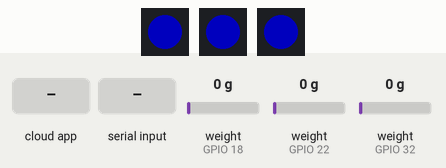
This sketch was run on a simulated ESP32. Parts: 3 × 1 RGB LEDs in strip order, left to right. Inputs (shaded band) come from the test bench; at power-on: weight on the scale (sensors on GPIO 18, GPIO 22, GPIO 32) 0 g. Dim RGB values are drawn brighter than linear; WiFi joins after 1.5 s; servers stay silent unless stated; the Firebase database answers and starts empty; what the sketch prints to the serial monitor is not drawn.

Above: at 6.6 s.
6.7 s: the phone or cloud app sets oneProductGrams to 25
At 14.8 s:
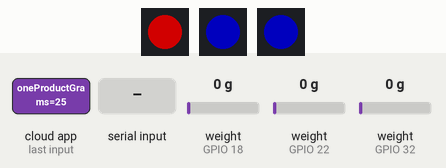
15.1 s: "s2\n" received over Serial
At 21.0 s:
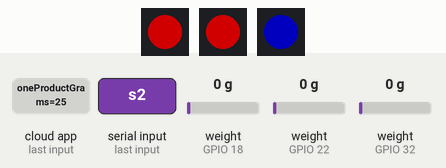
28.0 s: the phone or cloud app sets maxStock to 1
At 37.1 s:
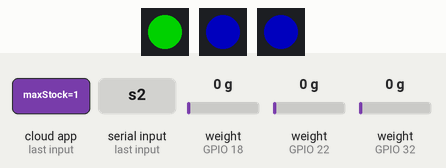
37.8 s: the phone or cloud app sets yellowThreshold to 1
At 48.3 s:
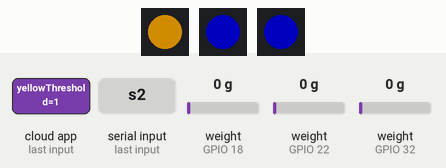
48.6 s: "s3\n" received over Serial
At 56.4 s:
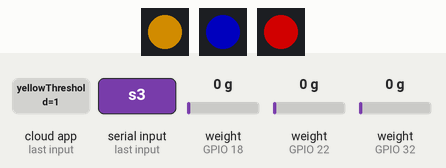
61.5 s: "s2\n" received over Serial
At 66.6 s:
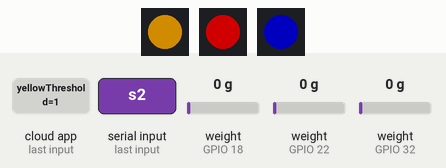
Timing chart, 0 to 73.6 s (numbered marks = the images above; inputs shaded):
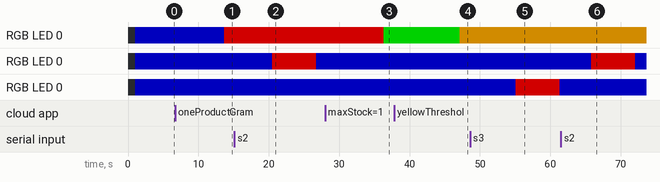

Measured:
- after the input at 6.7 s, RGB LED 0: RGB(0, 0, 80) → RGB(120, 0, 0) after 7.0 s
- after the input at 15.1 s, RGB LED 0: RGB(0, 0, 80) → RGB(120, 0, 0) after 5.4 s, → RGB(0, 0, 80) 6.3 s later
- after the input at 28.0 s, RGB LED 0: RGB(120, 0, 0) → RGB(0, 120, 0) after 8.3 s
- after the input at 37.8 s, RGB LED 0: RGB(0, 120, 0) → RGB(120, 80, 0) after 9.3 s
- after the input at 48.6 s, RGB LED 0: RGB(0, 0, 80) → RGB(120, 0, 0) after 6.5 s, → RGB(0, 0, 80) 6.3 s later
- after the input at 61.5 s, RGB LED 0: RGB(0, 0, 80) → RGB(120, 0, 0) after 4.3 s, → RGB(0, 0, 80) 6.3 s later

The sketch:

StockIQ_ESP32.ino
```cpp
#include <Arduino.h>
#include "HX711.h"
#include <WiFi.h>
#include <Firebase_ESP_Client.h>
#include <Adafruit_NeoPixel.h>
#include <math.h>

#define WIFI_SSID       "DIGI-99aA"
#define WIFI_PASSWORD   "k3YTH2s52A"

#define API_KEY         "AIzaSyA-DCUmSH-I24_Q4zABi2AclasMuMSSVl8"
#define DATABASE_URL     "https://smart-inventory-71548-default-rtdb.europe-west1.firebasedatabase.app"

FirebaseData fbdo;
FirebaseAuth auth;
FirebaseConfig config;
bool signupOK = false;

#define USE_NEOPIXEL 1
#define NUM_PIXELS 1

// Cutia 1
#define LED_BOX1 33
#define DT_BOX1  32
#define SCK_BOX1 14

// Cutia 2
#define LED_BOX2 23
#define DT_BOX2  22
#define SCK_BOX2 21

// Cutia 3
#define LED_BOX3 19
#define DT_BOX3  18
#define SCK_BOX3 25


HX711 scale1;
HX711 scale2;
HX711 scale3;

#if USE_NEOPIXEL
Adafruit_NeoPixel pixel1(NUM_PIXELS, LED_BOX1, NEO_GRB + NEO_KHZ800);
Adafruit_NeoPixel pixel2(NUM_PIXELS, LED_BOX2, NEO_GRB + NEO_KHZ800);
Adafruit_NeoPixel pixel3(NUM_PIXELS, LED_BOX3, NEO_GRB + NEO_KHZ800);
#endif


const int READ_SAMPLES = 10;
const unsigned long PRINT_INTERVAL_MS = 1000;
const unsigned long FIREBASE_INTERVAL_MS = 3000;
const unsigned long COMMAND_CHECK_INTERVAL_MS = 500;
const unsigned long SETTINGS_REFRESH_INTERVAL_MS = 10000;

unsigned long lastCommandCheck = 0;
unsigned long lastSettingsRefresh = 0;

const float ERROR_MARGIN_PERCENT = 0.15; //marja de eroare +-15%
const float MIN_ALLOWED_ERROR_GRAMS = 5.0;
const float ONE_PRODUCT_TOLERANCE_PERCENT = 0.25;
const float MIN_PRODUCT_WEIGHT_GRAMS = 20.0;

struct BoxData {
  const char* id;
  const char* productId;

  HX711* scale;
  int ledPin;
  long raw;
  long emptyRaw;
  float rawPerGram;
  float grams;
  float oneProductGrams;
  int quantity;
  int candidateQuantity;
  float expectedGrams;
  float errorFromExpected;
  float allowedErrorGrams;
  bool measurementValid;

  bool productConfigured;

  int maxStock;
  int redThreshold;
  int yellowThreshold;

  unsigned long lastPrint;
  unsigned long lastFirebaseUpdate;
};


BoxData boxes[3] = {
  {
    "box1", "product_box1",
    &scale1,
    LED_BOX1,

    0,

    333274,
    -294.256,

    0,
    0,

    0,

    0, 0, 0, 0, false,

    false,

    30, 1, 2,

    0, 0
  },

  {
    "box2", "product_box2",
    &scale2,
    LED_BOX2,

    0,

    375573,
    -137.611,

    0,
    0,

    0,

    0, 0, 0, 0, false,

    false,

    15, 1, 3,

    0, 0
  },

  {
    "box3", "product_box3",
    &scale3,
    LED_BOX3,

    0,

    365786,
    -143.444,

    0,
    0,

    0,

    0, 0, 0, 0, false,

    false,

    50, 2, 4,

    0, 0
  }
};


void setBoxLed(int index, uint8_t r, uint8_t g, uint8_t b) {
#if USE_NEOPIXEL
  Adafruit_NeoPixel* p;

  if (index == 0) p = &pixel1;
  else if (index == 1) p = &pixel2;
  else p = &pixel3;

  p->setPixelColor(0, p->Color(r, g, b));
  p->show();
#else
  digitalWrite(boxes[index].ledPin, (r > 0 || g > 0 || b > 0) ? HIGH : LOW);
#endif
}

void updateLedStatus(int index) {
  BoxData &b = boxes[index];

  if (!b.productConfigured) {
    setBoxLed(index, 0, 0, 80);
    return;
  }
  if (b.quantity <= b.redThreshold) {
    setBoxLed(index, 120, 0, 0);       // rosu
  } else if (b.quantity <= b.yellowThreshold) {
    setBoxLed(index, 120, 80, 0);      // galben
  } else {
    setBoxLed(index, 0, 120, 0);       // verde
  }
}

String pathBox(const char* boxId, const char* field) {
  return String("/boxes/") + boxId + "/" + field;
}

String pathCommand(const char* boxId, const char* field) {
  return String("/commands/") + boxId + "/" + field;
}

long getFirebaseLong(const String& path, long fallback) {
  if (!Firebase.ready() || !signupOK) return fallback;

  if (Firebase.RTDB.getInt(&fbdo, path.c_str())) {
    return fbdo.intData();
  }

  return fallback;
}

float getFirebaseFloat(const String& path, float fallback) {
  if (!Firebase.ready() || !signupOK) return fallback;

  if (Firebase.RTDB.getFloat(&fbdo, path.c_str())) {
    return fbdo.floatData();
  }

  if (Firebase.RTDB.getInt(&fbdo, path.c_str())) {
    return (float)fbdo.intData();
  }

  return fallback;
}

bool getFirebaseBool(const String& path, bool fallback) {
  if (!Firebase.ready() || !signupOK) return fallback;

  if (Firebase.RTDB.getBool(&fbdo, path.c_str())) {
    return fbdo.boolData();
  }

  Serial.print("Nu pot citi bool din Firebase: ");
  Serial.print(path);
  Serial.print(" | eroare: ");
  Serial.println(fbdo.errorReason());

  return fallback;
}

void setFirebaseBool(const String& path, bool value) {
  if (!Firebase.ready() || !signupOK) return;

  if (!Firebase.RTDB.setBool(&fbdo, path.c_str(), value)) {
    Serial.print("Nu pot seta bool in Firebase: ");
    Serial.print(path);
    Serial.print(" | eroare: ");
    Serial.println(fbdo.errorReason());
  }
}


void loadSettingsFromFirebase(bool printLog = true) {
  if (!Firebase.ready() || !signupOK) return;

  if (printLog) {
    Serial.println();
    Serial.println("Citesc setari din Firebase...");
    Serial.println("Pragurile rosu/galben/maxStock/oneProductGrams se citesc din aplicatie.");
    Serial.println("emptyRaw + rawPerGram raman locale in cod.");
  }

  for (int i = 0; i < 3; i++) {
    BoxData &b = boxes[i];

    b.maxStock = (int)getFirebaseLong(pathBox(b.id, "maxStock"), b.maxStock);
    b.redThreshold = (int)getFirebaseLong(pathBox(b.id, "redThreshold"), b.redThreshold);
    b.yellowThreshold = (int)getFirebaseLong(pathBox(b.id, "yellowThreshold"), b.yellowThreshold);


    if (b.maxStock < 0) b.maxStock = 0;
    if (b.redThreshold < 0) b.redThreshold = 0;
    if (b.yellowThreshold < 0) b.yellowThreshold = 0;


    if (b.yellowThreshold < b.redThreshold) {
      b.yellowThreshold = b.redThreshold;
    }


    if (b.maxStock < b.yellowThreshold) {
      b.maxStock = b.yellowThreshold;
    }

    float fbOneProduct = getFirebaseFloat(pathBox(b.id, "oneProductGrams"), b.oneProductGrams);

    if (fbOneProduct >= MIN_PRODUCT_WEIGHT_GRAMS) {
      b.oneProductGrams = fbOneProduct;
      b.productConfigured = true;
    } else {
      b.productConfigured = false;
    }

    if (printLog) {
      Serial.printf(
        "%s | emptyRaw local=%ld | rawPerGram local=%.3f | oneProductGrams=%.1f | red=%d | yellow=%d | max=%d\n",
        b.id,
        b.emptyRaw,
        b.rawPerGram,
        b.oneProductGrams,
        b.redThreshold,
        b.yellowThreshold,
        b.maxStock
      );
    }
  }

  if (printLog) {
    Serial.println();
  }
}

void updateBoxInFirebase(BoxData &b) {
  if (!Firebase.ready() || !signupOK) return;

  FirebaseJson json;

  json.set("lastWeightRaw", b.raw);
  json.set("grams", b.grams);
  json.set("quantity", b.quantity);

  json.set("oneProductGrams", b.oneProductGrams);
  json.set("productConfigured", b.productConfigured);

  // Debug util.
  json.set("candidateQuantity", b.candidateQuantity);
  json.set("expectedGrams", b.expectedGrams);
  json.set("errorFromExpected", b.errorFromExpected);
  json.set("allowedErrorGrams", b.allowedErrorGrams);
  json.set("measurementValid", b.measurementValid);

  json.set("initialized", true);
  json.set("lastUpdate", (int)millis());

  String path = String("/boxes/") + b.id;

  if (!Firebase.RTDB.updateNode(&fbdo, path.c_str(), &json)) {
    Serial.print("Eroare update Firebase ");
    Serial.print(b.id);
    Serial.print(": ");
    Serial.println(fbdo.errorReason());
  }
}


long readRaw(BoxData &b) {
  if (b.scale->is_ready()) {
    return b.scale->read_average(READ_SAMPLES);
  }

  Serial.print("HX711 nu e gata pentru ");
  Serial.println(b.id);
  return b.raw;
}


float calculateGrams(BoxData &b) {
  if (b.rawPerGram == 0) {
    return 0;
  }

  float grams = (float)(b.raw - b.emptyRaw) / b.rawPerGram;

  if (grams < 0) {
    grams = 0;
  }

  return grams;
}

int calculateQuantity(BoxData &b) {
  if (!b.productConfigured || b.oneProductGrams < MIN_PRODUCT_WEIGHT_GRAMS) {
    b.measurementValid = false;
    b.candidateQuantity = 0;
    b.expectedGrams = 0;
    b.errorFromExpected = 0;
    b.allowedErrorGrams = 0;
    return 0;
  }

  if (b.grams < b.oneProductGrams * 0.5) {
    b.candidateQuantity = 0;
    b.expectedGrams = 0;
    b.errorFromExpected = b.grams;

    float allowedError = b.oneProductGrams * ONE_PRODUCT_TOLERANCE_PERCENT;
    if (allowedError < MIN_ALLOWED_ERROR_GRAMS) {
      allowedError = MIN_ALLOWED_ERROR_GRAMS;
    }

    b.allowedErrorGrams = allowedError;
    b.measurementValid = true;
    return 0;
  }

  float exactQuantity = b.grams / b.oneProductGrams;
  int candidate = (int)round(exactQuantity);

  if (candidate < 0) candidate = 0;
  if (candidate > b.maxStock) candidate = b.maxStock;

  float expected = candidate * b.oneProductGrams;
  float error = b.grams - expected;
  float allowedError = expected * ERROR_MARGIN_PERCENT;

  float productTolerance = b.oneProductGrams * ONE_PRODUCT_TOLERANCE_PERCENT;
  if (allowedError < productTolerance) {
    allowedError = productTolerance;
  }

  if (allowedError < MIN_ALLOWED_ERROR_GRAMS) {
    allowedError = MIN_ALLOWED_ERROR_GRAMS;
  }

  b.candidateQuantity = candidate;
  b.expectedGrams = expected;
  b.errorFromExpected = error;
  b.allowedErrorGrams = allowedError;
  b.measurementValid = fabs(error) <= allowedError;

  return candidate;
}

void updateMeasurement(BoxData &b) {
  b.raw = readRaw(b);
  b.grams = calculateGrams(b);
  b.quantity = calculateQuantity(b);
}

void tareBox(int index) {
  BoxData &b = boxes[index];

  b.raw = readRaw(b);
  b.emptyRaw = b.raw;

  b.grams = 0;
  b.quantity = 0;
  b.candidateQuantity = 0;
  b.expectedGrams = 0;
  b.errorFromExpected = 0;
  b.allowedErrorGrams = 0;
  b.measurementValid = true;

  Serial.println();
  Serial.print("TARE ");
  Serial.print(b.id);
  Serial.print(" -> emptyRaw local = ");
  Serial.println(b.emptyRaw);

  Serial.println("TARE a fost facut local in RAM.");
  Serial.println("Daca vrei sa ramana permanent, copiaza noul emptyRaw in cod.");

  updateBoxInFirebase(b);
}

void saveOneProductBox(int index) {
  BoxData &b = boxes[index];

  b.raw = readRaw(b);
  b.grams = calculateGrams(b);

  Serial.println();
  Serial.print("SAVE ONE PRODUCT ");
  Serial.println(b.id);

  Serial.print("Greutate masurata produs = ");
  Serial.print(b.grams, 1);
  Serial.println(" g");

  if (b.grams < MIN_PRODUCT_WEIGHT_GRAMS) {
    Serial.println("EROARE: greutatea masurata este prea mica.");
    Serial.println("Pune exact 1 produs in cutie si incearca din nou.");
    return;
  }
  b.oneProductGrams = b.grams;
  b.productConfigured = true;

  b.quantity = 1;
  b.candidateQuantity = 1;
  b.expectedGrams = b.oneProductGrams;
  b.errorFromExpected = 0;

  float allowedError = b.oneProductGrams * ERROR_MARGIN_PERCENT;
  float productTolerance = b.oneProductGrams * ONE_PRODUCT_TOLERANCE_PERCENT;

  if (allowedError < productTolerance) {
    allowedError = productTolerance;
  }

  if (allowedError < MIN_ALLOWED_ERROR_GRAMS) {
    allowedError = MIN_ALLOWED_ERROR_GRAMS;
  }

  b.allowedErrorGrams = allowedError;
  b.measurementValid = true;

  Serial.print("Greutate salvata pentru 1 produs in ");
  Serial.print(b.id);
  Serial.print(" = ");
  Serial.print(b.oneProductGrams, 1);
  Serial.println(" g");

  Serial.print("Marja folosita = +/-");
  Serial.print(b.allowedErrorGrams, 1);
  Serial.println(" g");

  updateBoxInFirebase(b);
}

void checkFirebaseCommands() {
  if (!Firebase.ready() || !signupOK) return;

  for (int i = 0; i < 3; i++) {
    BoxData &b = boxes[i];

    String tarePath = pathCommand(b.id, "tareRequest");
    String savePath = pathCommand(b.id, "saveOneProductRequest");

    bool tareReq = getFirebaseBool(tarePath, false);
    bool saveOneReq = getFirebaseBool(savePath, false);

    if (tareReq) {
      Serial.print("Comanda primita din aplicatie: TARE ");
      Serial.println(b.id);

      tareBox(i);
      setFirebaseBool(tarePath, false);
    }

    if (saveOneReq) {
      Serial.print("Comanda primita din aplicatie: SAVE ONE PRODUCT ");
      Serial.println(b.id);

      saveOneProductBox(i);
      setFirebaseBool(savePath, false);
    }
  }
}

void printCalibration() {
  Serial.println();
  Serial.println("SETARI LOCALE");

  for (int i = 0; i < 3; i++) {
    BoxData &b = boxes[i];

    Serial.printf(
      "%s | emptyRaw=%ld | rawPerGram=%.3f | grame=%.1f | oneProductGrams=%.1f | qty=%d | red=%d | yellow=%d | max=%d | valid=%s\n",
      b.id,
      b.emptyRaw,
      b.rawPerGram,
      b.grams,
      b.oneProductGrams,
      b.quantity,
      b.redThreshold,
      b.yellowThreshold,
      b.maxStock,
      b.measurementValid ? "DA" : "NU"
    );
  }

  Serial.println();
}

void checkSerialCommands() {
  if (!Serial.available()) return;

  String cmd = Serial.readStringUntil('\n');
  cmd.trim();
  cmd.toLowerCase();

  if (cmd == "t1") tareBox(0);
  else if (cmd == "t2") tareBox(1);
  else if (cmd == "t3") tareBox(2);
  else if (cmd == "s1") saveOneProductBox(0);
  else if (cmd == "s2") saveOneProductBox(1);
  else if (cmd == "s3") saveOneProductBox(2);
  else if (cmd == "p") printCalibration();
  else {
    Serial.println("Comenzi disponibile:");
    Serial.println("t1/t2/t3 = tare cutie goala");
    Serial.println("s1/s2/s3 = salveaza greutatea reala pentru 1 produs");
    Serial.println("p = afiseaza calibrare/setari");
  }
}

void setup() {
  Serial.begin(115200);
  delay(1000);

  Serial.println();
  Serial.println("StockIQ ESP32 - calcul stabil + comenzi rapide + praguri live");

  scale1.begin(DT_BOX1, SCK_BOX1);
  scale2.begin(DT_BOX2, SCK_BOX2);
  scale3.begin(DT_BOX3, SCK_BOX3);

#if USE_NEOPIXEL
  pixel1.begin();
  pixel2.begin();
  pixel3.begin();

  pixel1.clear();
  pixel2.clear();
  pixel3.clear();

  pixel1.show();
  pixel2.show();
  pixel3.show();
#else
  pinMode(LED_BOX1, OUTPUT);
  pinMode(LED_BOX2, OUTPUT);
  pinMode(LED_BOX3, OUTPUT);
#endif

  for (int i = 0; i < 3; i++) {
    setBoxLed(i, 0, 0, 80);
  }

  Serial.println();
  Serial.println("Calibrarea senzorilor este LOCALA:");
  Serial.println("emptyRaw + rawPerGram sunt hardcodate in ESP32.");
  Serial.println("Firebase NU le suprascrie.");
  Serial.println();

  printCalibration();

  WiFi.begin(WIFI_SSID, WIFI_PASSWORD);

  Serial.print("Conectare WiFi");
  while (WiFi.status() != WL_CONNECTED) {
    Serial.print(".");
    delay(400);
  }

  Serial.println();
  Serial.print("WiFi conectat. IP: ");
  Serial.println(WiFi.localIP());

  config.api_key = API_KEY;
  config.database_url = DATABASE_URL;

  if (Firebase.signUp(&config, &auth, "", "")) {
    Serial.println("Firebase signUp OK");
    signupOK = true;
  } else {
    Serial.print("Firebase signUp eroare: ");
    Serial.println(config.signer.signupError.message.c_str());
  }

  Firebase.begin(&config, &auth);
  Firebase.reconnectWiFi(true);

  delay(1000);

  loadSettingsFromFirebase(true);

  Serial.println("Pornit.");
  Serial.println("IMPORTANT:");
  Serial.println("Pentru fiecare cutie, pune exact 1 produs si trimite s1/s2/s3");
  Serial.println("sau foloseste saveOneProductRequest din Firebase.");
  Serial.println();
  Serial.println("Comenzi Serial:");
  Serial.println("t1/t2/t3 = tare pe cutia goala");
  Serial.println("s1/s2/s3 = salveaza greutatea reala a unui produs");
  Serial.println("p = afiseaza setari");
  Serial.println();
}


void loop() {
  checkSerialCommands();
  if (millis() - lastCommandCheck >= COMMAND_CHECK_INTERVAL_MS) {
    lastCommandCheck = millis();
    checkFirebaseCommands();
  }
  if (millis() - lastSettingsRefresh >= SETTINGS_REFRESH_INTERVAL_MS) {
    lastSettingsRefresh = millis();
    loadSettingsFromFirebase(false);
  }
  for (int i = 0; i < 3; i++) {
    BoxData &b = boxes[i];

    updateMeasurement(b);
    updateLedStatus(i);

    if (millis() - b.lastPrint >= PRINT_INTERVAL_MS) {
      b.lastPrint = millis();

      Serial.printf(
        "%s | RAW=%ld | grame=%.1f g | oneProduct=%.1f g | qty=%d | candidat=%d | asteptat=%.1f g | eroare=%.1f g | marja=+/-%.1f g | valid=%s | red=%d | yellow=%d | max=%d\n",
        b.id,
        b.raw,
        b.grams,
        b.oneProductGrams,
        b.quantity,
        b.candidateQuantity,
        b.expectedGrams,
        b.errorFromExpected,
        b.allowedErrorGrams,
        b.measurementValid ? "DA" : "NU",
        b.redThreshold,
        b.yellowThreshold,
        b.maxStock
      );
    }

    if (millis() - b.lastFirebaseUpdate >= FIREBASE_INTERVAL_MS) {
      b.lastFirebaseUpdate = millis();
      updateBoxInFirebase(b);
    }
  }

  delay(100);
}
```
